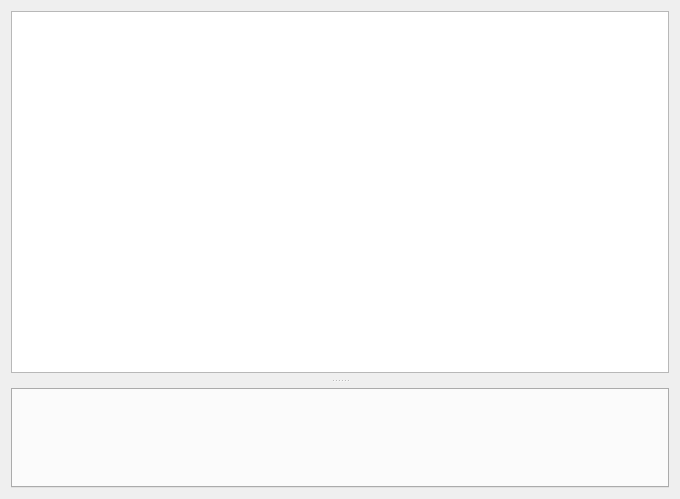
<?xml version="1.0" encoding="UTF-8"?>
<ui version="4.0">
 <class>Form</class>
 <widget class="QWidget" name="Form">
  <property name="geometry">
   <rect>
    <x>0</x>
    <y>0</y>
    <width>680</width>
    <height>499</height>
   </rect>
  </property>
  <property name="windowTitle">
   <string>SerialViewer</string>
  </property>
  <layout class="QVBoxLayout" name="verticalLayout">
   <item>
    <widget class="QSplitter" name="splitter">
     <property name="orientation">
      <enum>Qt::Orientation::Vertical</enum>
     </property>
     <property name="handleWidth">
      <number>15</number>
     </property>
     <widget class="SerialViewerTextEdit" name="textEdit">
      <property name="sizePolicy">
       <sizepolicy hsizetype="Expanding" vsizetype="Expanding">
        <horstretch>0</horstretch>
        <verstretch>3</verstretch>
       </sizepolicy>
      </property>
      <property name="undoRedoEnabled">
       <bool>false</bool>
      </property>
      <property name="lineWrapMode">
       <enum>QTextEdit::LineWrapMode::NoWrap</enum>
      </property>
      <property name="readOnly">
       <bool>true</bool>
      </property>
      <property name="html">
       <string notr="true">&lt;!DOCTYPE HTML PUBLIC &quot;-//W3C//DTD HTML 4.0//EN&quot; &quot;http://www.w3.org/TR/REC-html40/strict.dtd&quot;&gt;
&lt;html&gt;&lt;head&gt;&lt;meta name=&quot;qrichtext&quot; content=&quot;1&quot; /&gt;&lt;meta charset=&quot;utf-8&quot; /&gt;&lt;style type=&quot;text/css&quot;&gt;
p, li { white-space: pre-wrap; }
hr { height: 1px; border-width: 0; }
li.unchecked::marker { content: &quot;\2610&quot;; }
li.checked::marker { content: &quot;\2612&quot;; }
&lt;/style&gt;&lt;/head&gt;&lt;body style=&quot; font-family:'Segoe UI'; font-size:9pt; font-weight:400; font-style:normal;&quot;&gt;
&lt;p style=&quot;-qt-paragraph-type:empty; margin-top:0px; margin-bottom:0px; margin-left:0px; margin-right:0px; -qt-block-indent:0; text-indent:0px;&quot;&gt;&lt;br /&gt;&lt;/p&gt;&lt;/body&gt;&lt;/html&gt;</string>
      </property>
     </widget>
     <widget class="QTabWidget" name="tabWidget">
      <property name="sizePolicy">
       <sizepolicy hsizetype="Expanding" vsizetype="Preferred">
        <horstretch>0</horstretch>
        <verstretch>1</verstretch>
       </sizepolicy>
      </property>
      <property name="minimumSize">
       <size>
        <width>0</width>
        <height>100</height>
       </size>
      </property>
      <property name="tabPosition">
       <enum>QTabWidget::TabPosition::North</enum>
      </property>
      <property name="currentIndex">
       <number>-1</number>
      </property>
      <property name="movable">
       <bool>false</bool>
      </property>
     </widget>
    </widget>
   </item>
  </layout>
 </widget>
 <customwidgets>
  <customwidget>
   <class>SerialViewerTextEdit</class>
   <extends>QTextEdit</extends>
   <header>multiserialviewer.gui.serialViewerTextEdit.py</header>
  </customwidget>
 </customwidgets>
 <resources/>
 <connections/>
</ui>
